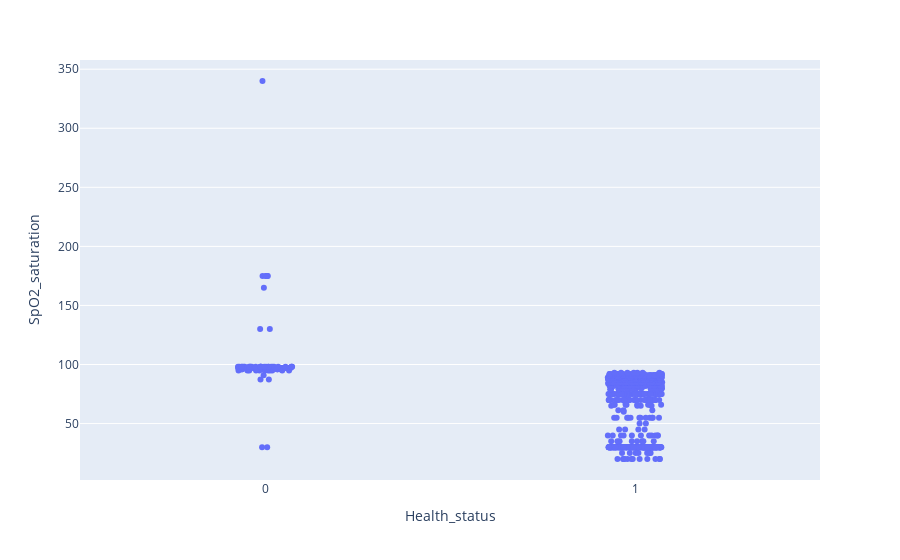

The notebook cell this image was saved under:
### Code cell
px.strip(health_data_not_missing , x='Health_status' , y='SpO2_saturation')

### Figure 1 — Plotly figure (JSON) as saved in the notebook; plotly's stock layout.template omitted (floating-point values rounded to 4 significant figures; data arrays with more than 128 entries replaced by an {"elided": "..."} marker saying what was removed)
{"data": [{"alignmentgroup": "True", "boxpoints": "all", "fillcolor": "rgba(255,255,255,0)", "hoveron": "points", "hovertemplate": "Health_status=%{x}<br>SpO2_saturation=%{y}<extra></extra>", "legendgroup": "", "line": {"color": "rgba(255,255,255,0)"}, "marker": {"color": "#636efa"}, "name": "", "offsetgroup": "", "orientation": "v", "pointpos": 0, "showlegend": false, "type": "box", "x": {"elided": "825 int values"}, "x0": " ", "xaxis": "x", "y": {"elided": "825 float values"}, "y0": " ", "yaxis": "y"}], "layout": {"boxmode": "group", "legend": {"tracegroupgap": 0}, "margin": {"t": 60}, "xaxis": {"anchor": "y", "domain": [0, 1], "title": {"text": "Health_status"}}, "yaxis": {"anchor": "x", "domain": [0, 1], "title": {"text": "SpO2_saturation"}}}}
